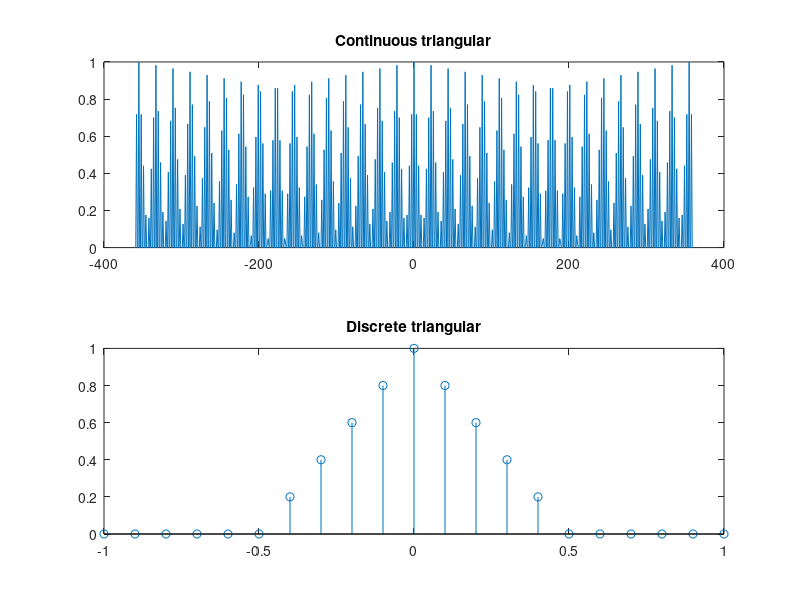

Here is the MATLAB script that generated this plot:
t=-360:1:360;
a = sin(t);
a=tripuls(a);
subplot(2,1,1);
plot(t,a);
title('Continuous triangular');


f=1000;
t=-1:.1:1;
a=tripuls(t);
subplot(2,1,2);
stem(t,a);
title('Discrete triangular');
